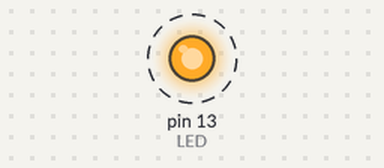
Simulated run of this sketch. Board: Arduino Uno, built with avr-gcc and run on an emulated ATmega328P. Shown: output pins drawn as LEDs (lit = HIGH). Dashed ring = blinking.

Above: at 0.5 s.
Timing chart, 0 to 4.6 s (numbered marks = the images above):
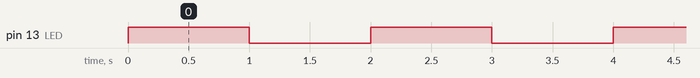

The sketch:

BlinkMitTimer.ino
```cpp
const int LED = 13;
volatile boolean blink = false;

void setup() {
  pinMode(LED, OUTPUT);
  cli(); // disable interrupts

  TCCR1A = 0;
  TCNT1  = 0;
  TCCR1B = 0;

  // Set CS12 and CS10 bits for 1:1024 prescaler
  TCCR1B |= (1 << CS12) | (1 << CS10);

  // turn on CTC mode
  TCCR1B |= (1 << WGM12);

  OCR1A = 15624; // Sekunde 15624

  // enable timer compare interrupt A
  TIMSK1 |= (1 << OCIE1A);

  sei(); // allow interrupts
}

void loop() {
  // erst mal nix tun
}

ISR(TIMER1_COMPA_vect) {
  blink = blink?false:true;
  digitalWrite(LED, blink?HIGH:LOW);
}
```

Measured:
- by itself, pin 13 (LED): alternates HIGH for 1.0 s and LOW for 1.0 s
